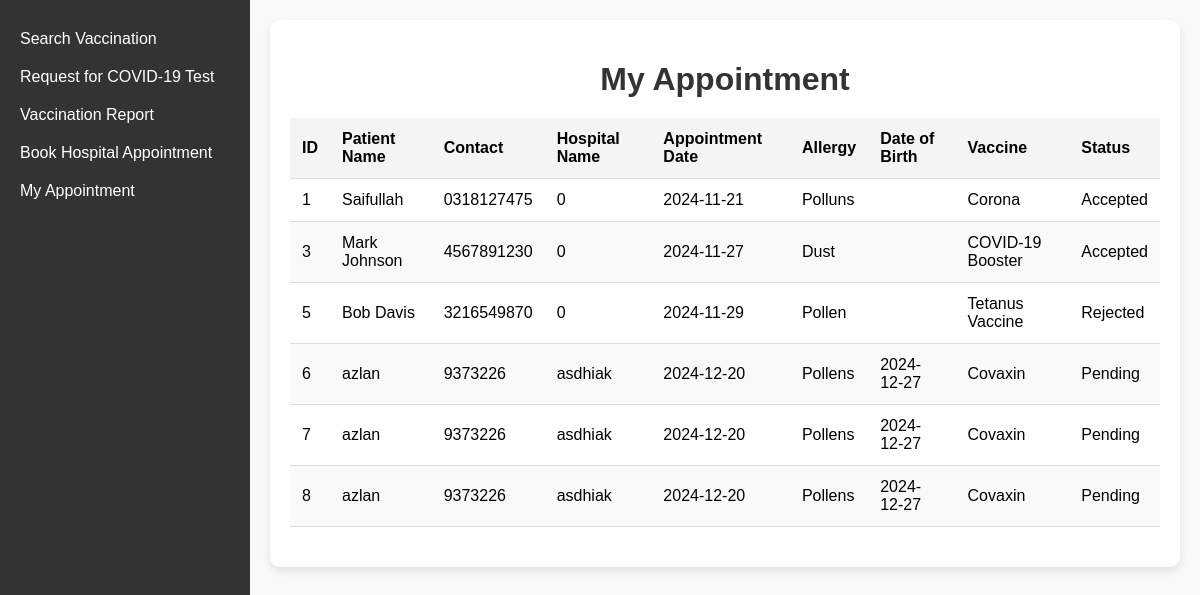
Page /Covid-19-Management-system-main/checkappointments.php on the committed database.
### tables this page shows
CREATE TABLE `appointment` (
  `id` int(255) NOT NULL,
  `patient_name` varchar(255) NOT NULL,
  `phone_number` varchar(11) NOT NULL,
  `hospital_name` varchar(30) NOT NULL,
  `allergy` varchar(255) NOT NULL DEFAULT '',
  `dob` text NOT NULL,
  `vaccination_name` varchar(255) NOT NULL,
  `appointment_date` date NOT NULL,
  `status` varchar(20) DEFAULT 'Pending'
);

### Covid-19-Management-system-main/checkappointments.php (the view, shortened to what this page needs)
<?php
include('db.php');
$sql = "SELECT id, patient_name, phone_number, hospital_name, appointment_date, allergy, dob, vaccination_name, status FROM appointment";
$result = $conn->query($sql);
$appointments = [];
if ($result->num_rows > 0) {
    while ($row = $result->fetch_assoc()) {
        $appointments[] = $row;
    }
}
?>
<!DOCTYPE html>
<html lang="en">
<head>
    <link rel="stylesheet" href="responsive-sidebar-dark-light-main\assets\css\styles.css">
</head>
<body>
    <div class="navbar">
    <a href="index.html">Search Vaccination </a>
        <a href="book_appointment.php">Request for COVID-19 Test</a>
        <a href="display_report.php">Vaccination Report</a>
        <a href="book_appointment.php">Book Hospital Appointment</a>
        <a href="checkappointments.php">My Appointment</a>
    </div>
    <div class="content">
        <div class="container">
            <h1>My Appointment</h1>
            <table>
                <thead>
                    <tr>
                        <th>ID</th>
                        <th>Patient Name</th>
                        <th>Contact</th>
                        <th>Hospital Name</th>
                        <th>Appointment Date</th>
                        <th>Allergy</th>
                        <th>Date of Birth</th>
                        <th>Vaccine</th>
                        <th>Status</th>
                    </tr>
                </thead>
                <tbody>
                    <?php if (!empty($appointments)): ?>
                        <?php foreach ($appointments as $appointment): ?>
                            <tr>
                                <td><?= htmlspecialchars($appointment['id']) ?></td>
                                <td><?= htmlspecialchars($appointment['patient_name']) ?></td>
                                <td><?= htmlspecialchars($appointment['phone_number']) ?></td>
                                <td><?= htmlspecialchars($appointment['hospital_name']) ?></td>
                                <td><?= htmlspecialchars($appointment['appointment_date']) ?></td>
                                <td><?= htmlspecialchars($appointment['allergy']) ?></td>
                                <td><?= htmlspecialchars($appointment['dob']) ?></td>
                                <td><?= htmlspecialchars($appointment['vaccination_name']) ?></td>
                                <td><?= htmlspecialchars($appointment['status']) ?></td>
                            </tr>
                        <?php endforeach; ?>
                    <?php else: ?>
                        <tr>
                            <td colspan="9" class="no-data">No Appointments Found</td>
                        </tr>
                    <?php endif; ?>
                </tbody>
            </table>
        </div>
    </div>
</body>
</html>

### Admin/CSS/styles.css (style rules this page uses)
body { margin: 0; font-family: Arial, sans-serif; display: flex; }

### Covid-19-Management-system-main/checkappointments.php (style rules this page uses)
body { margin: 0; font-family: Arial, sans-serif; display: flex; height: 100vh; }
.navbar { width: 250px; background: #333; color: #fff; position: fixed; height: 100%; padding-top: 20px; }
.navbar a { text-decoration: none; color: #fff; display: block; padding: 10px 20px; transition: background 0.3s; }
.content { margin-left: 250px; padding: 20px; width: 100%; background-color: #f9f9f9; }
.container { background: #fff; padding: 20px; border-radius: 10px; box-shadow: 0 4px 8px rgba(0, 0, 0, 0.1); }
h1 { color: #333; text-align: center; margin-bottom: 20px; }
table { width: 100%; border-collapse: collapse; margin: 20px 0; }
th, td { padding: 12px; text-align: left; border-bottom: 1px solid #ddd; }
th { background-color: #f4f4f4; font-weight: bold; }
tr:nth-child(even) { background-color: #f9f9f9; }

### rows in the picture
appointment: id "1", patient_name "Saifullah", phone_number "0318127475", hospital_name "0", appointment_date "2024-11-21", allergy "Polluns", vaccination_name "Corona", status "Accepted"
appointment: id "3", patient_name "Mark Johnson", phone_number "4567891230", hospital_name "0", appointment_date "2024-11-27", allergy "Dust", vaccination_name "COVID-19 Booster", status "Accepted"
appointment: id "5", patient_name "Bob Davis", phone_number "3216549870", hospital_name "0", appointment_date "2024-11-29", allergy "Pollen", vaccination_name "Tetanus Vaccine", status "Rejected"
appointment: id "6", patient_name "azlan", phone_number "9373226", hospital_name "asdhiak", appointment_date "2024-12-20", allergy "Pollens", dob "2024-12-27", vaccination_name "Covaxin", status "Pending"
appointment: id "7", patient_name "azlan", phone_number "9373226", hospital_name "asdhiak", appointment_date "2024-12-20", allergy "Pollens", dob "2024-12-27", vaccination_name "Covaxin", status "Pending"
appointment: id "8", patient_name "azlan", phone_number "9373226", hospital_name "asdhiak", appointment_date "2024-12-20", allergy "Pollens", dob "2024-12-27", vaccination_name "Covaxin", status "Pending"
